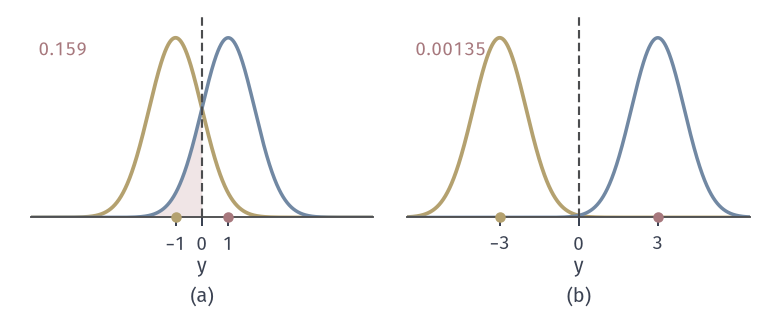

Generate this figure with Python:
from pathlib import Path
import sys
HERE = Path(__file__).resolve().parent
sys.path.insert(0, str(HERE.parent/"gcc-common"))
from gcc_fig import *
# Two-point input X in {-A, +A} over Y = X + Z, Z ~ N(0,1). Output densities given X = -A (yellow) and X = +A (blue);
# the minimum-distance decision threshold 0 (dark grey); red fill: error probability Q(A) when +A is sent.
# (a) A = 1: error 0.159;  (b) A = 3: error 0.00135.  Larger amplitude separates the two output laws.
fig, axs = figure(width_mm=108, height_mm=44, ncols=2)
panel(fig, left=.04, right=.98, top=.95, bottom=.3, wspace=.1)
y = np.linspace(-6.5, 6.5, 1500)
facts = {}
for ax, A in zip(axs, (1.0, 3.0)):
    f1, f0 = phi(y-A), phi(y+A)
    m = y < 0
    ax.fill_between(y[m], 0, f1[m], color=RED_FILL, lw=0)
    ax.plot(y, f0, color=YELLOW, lw=1.5)
    ax.plot(y, f1, color=BLUE, lw=1.4)
    ax.axvline(0, color=STROKE, lw=.85, ls=DASH)
    dot(ax, A, 0); dot(ax, -A, 0, color=YELLOW)
    ax.set_xlim(-6.5, 6.5); ax.set_ylim(0, .45); ax.set_yticks([])
    ax.spines['left'].set_visible(False)
    ax.set_xticks([-A, 0, A]); ax.set_xticklabels([r'$-%g$' % A, '0', r'$%g$' % A])
    ax.set_xlabel(r'$y$', labelpad=1)
    pe = float(Qf(A)); facts['A=%g' % A] = pe
    lab(ax, -6.2, .36, '%.3f' % pe if A < 2 else '%.5f' % pe, RED)
tags(fig, axs)
save(fig, HERE, 'figure', facts)
